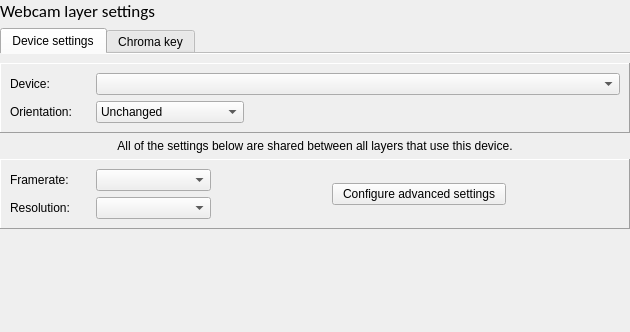
<?xml version="1.0" encoding="UTF-8"?>
<ui version="4.0">
 <class>WebcamLayerDialog</class>
 <widget class="QWidget" name="WebcamLayerDialog">
  <property name="geometry">
   <rect>
    <x>0</x>
    <y>0</y>
    <width>630</width>
    <height>332</height>
   </rect>
  </property>
  <property name="windowTitle">
   <string>Form</string>
  </property>
  <layout class="QVBoxLayout" name="verticalLayout">
   <property name="leftMargin">
    <number>0</number>
   </property>
   <property name="topMargin">
    <number>0</number>
   </property>
   <property name="rightMargin">
    <number>0</number>
   </property>
   <property name="bottomMargin">
    <number>0</number>
   </property>
   <item>
    <widget class="QLabel" name="label">
     <property name="font">
      <font>
       <family>Calibri</family>
       <pointsize>13</pointsize>
      </font>
     </property>
     <property name="text">
      <string>Webcam layer settings</string>
     </property>
    </widget>
   </item>
   <item>
    <widget class="QTabWidget" name="tabWidget">
     <property name="currentIndex">
      <number>0</number>
     </property>
     <property name="documentMode">
      <bool>true</bool>
     </property>
     <widget class="QWidget" name="tab">
      <attribute name="title">
       <string>Device settings</string>
      </attribute>
      <layout class="QVBoxLayout" name="verticalLayout_2">
       <property name="leftMargin">
        <number>0</number>
       </property>
       <property name="rightMargin">
        <number>0</number>
       </property>
       <property name="bottomMargin">
        <number>0</number>
       </property>
       <item>
        <widget class="StyledFrame" name="frame">
         <property name="frameShape">
          <enum>QFrame::Panel</enum>
         </property>
         <property name="frameShadow">
          <enum>QFrame::Raised</enum>
         </property>
         <layout class="QGridLayout" name="gridLayout" columnstretch="0,2,5">
          <item row="0" column="0">
           <widget class="QLabel" name="filenameLbl">
            <property name="minimumSize">
             <size>
              <width>80</width>
              <height>0</height>
             </size>
            </property>
            <property name="maximumSize">
             <size>
              <width>80</width>
              <height>16777215</height>
             </size>
            </property>
            <property name="text">
             <string>Device:</string>
            </property>
            <property name="buddy">
             <cstring>deviceCombo</cstring>
            </property>
           </widget>
          </item>
          <item row="1" column="1">
           <widget class="QComboBox" name="orientationCombo">
            <item>
             <property name="text">
              <string>Unchanged</string>
             </property>
            </item>
            <item>
             <property name="text">
              <string>Flipped vertically</string>
             </property>
            </item>
            <item>
             <property name="text">
              <string>Mirrored horizontally</string>
             </property>
            </item>
            <item>
             <property name="text">
              <string>Flipped and mirrored</string>
             </property>
            </item>
           </widget>
          </item>
          <item row="1" column="2">
           <spacer name="horizontalSpacer_2">
            <property name="orientation">
             <enum>Qt::Horizontal</enum>
            </property>
            <property name="sizeHint" stdset="0">
             <size>
              <width>40</width>
              <height>20</height>
             </size>
            </property>
           </spacer>
          </item>
          <item row="0" column="1" colspan="2">
           <widget class="QComboBox" name="deviceCombo"/>
          </item>
          <item row="1" column="0">
           <widget class="QLabel" name="label_6">
            <property name="text">
             <string>Orientation:</string>
            </property>
            <property name="buddy">
             <cstring>orientationCombo</cstring>
            </property>
           </widget>
          </item>
         </layout>
        </widget>
       </item>
       <item>
        <widget class="QLabel" name="label_5">
         <property name="text">
          <string>All of the settings below are shared between all layers that use this device.</string>
         </property>
         <property name="alignment">
          <set>Qt::AlignCenter</set>
         </property>
        </widget>
       </item>
       <item>
        <widget class="StyledFrame" name="frame_2">
         <property name="frameShape">
          <enum>QFrame::Panel</enum>
         </property>
         <property name="frameShadow">
          <enum>QFrame::Raised</enum>
         </property>
         <layout class="QGridLayout" name="gridLayout_2" columnstretch="0,2,7,0">
          <item row="0" column="2" rowspan="2">
           <widget class="QWidget" name="widget_2" native="true">
            <property name="sizePolicy">
             <sizepolicy hsizetype="MinimumExpanding" vsizetype="Preferred">
              <horstretch>0</horstretch>
              <verstretch>0</verstretch>
             </sizepolicy>
            </property>
            <layout class="QHBoxLayout" name="horizontalLayout">
             <property name="leftMargin">
              <number>0</number>
             </property>
             <property name="topMargin">
              <number>0</number>
             </property>
             <property name="rightMargin">
              <number>0</number>
             </property>
             <property name="bottomMargin">
              <number>0</number>
             </property>
             <item>
              <spacer name="horizontalSpacer">
               <property name="orientation">
                <enum>Qt::Horizontal</enum>
               </property>
               <property name="sizeHint" stdset="0">
                <size>
                 <width>40</width>
                 <height>20</height>
                </size>
               </property>
              </spacer>
             </item>
             <item>
              <widget class="QPushButton" name="configBtn">
               <property name="text">
                <string>  Configure advanced settings  </string>
               </property>
              </widget>
             </item>
             <item>
              <spacer name="horizontalSpacer_3">
               <property name="orientation">
                <enum>Qt::Horizontal</enum>
               </property>
               <property name="sizeHint" stdset="0">
                <size>
                 <width>40</width>
                 <height>20</height>
                </size>
               </property>
              </spacer>
             </item>
            </layout>
           </widget>
          </item>
          <item row="1" column="0">
           <widget class="QLabel" name="label_4">
            <property name="text">
             <string>Resolution:</string>
            </property>
            <property name="buddy">
             <cstring>resolutionCombo</cstring>
            </property>
           </widget>
          </item>
          <item row="0" column="0">
           <widget class="QLabel" name="label_3">
            <property name="minimumSize">
             <size>
              <width>80</width>
              <height>0</height>
             </size>
            </property>
            <property name="text">
             <string>Framerate:</string>
            </property>
            <property name="buddy">
             <cstring>framerateCombo</cstring>
            </property>
           </widget>
          </item>
          <item row="1" column="1">
           <widget class="QComboBox" name="resolutionCombo"/>
          </item>
          <item row="0" column="1">
           <widget class="QComboBox" name="framerateCombo"/>
          </item>
         </layout>
        </widget>
       </item>
       <item>
        <widget class="EmbossWidgetSmall" name="widget" native="true">
         <property name="sizePolicy">
          <sizepolicy hsizetype="Preferred" vsizetype="MinimumExpanding">
           <horstretch>0</horstretch>
           <verstretch>0</verstretch>
          </sizepolicy>
         </property>
        </widget>
       </item>
      </layout>
     </widget>
     <widget class="QWidget" name="tab_2">
      <attribute name="title">
       <string>Chroma key</string>
      </attribute>
      <layout class="QVBoxLayout" name="verticalLayout_3">
       <property name="leftMargin">
        <number>0</number>
       </property>
       <property name="rightMargin">
        <number>0</number>
       </property>
       <property name="bottomMargin">
        <number>0</number>
       </property>
       <item>
        <widget class="QLabel" name="label_2">
         <property name="text">
          <string>Not yet implemented :(</string>
         </property>
         <property name="alignment">
          <set>Qt::AlignCenter</set>
         </property>
        </widget>
       </item>
      </layout>
     </widget>
    </widget>
   </item>
  </layout>
 </widget>
 <customwidgets>
  <customwidget>
   <class>StyledFrame</class>
   <extends>QFrame</extends>
   <header>Widgets/styledframe.h</header>
   <container>1</container>
  </customwidget>
  <customwidget>
   <class>EmbossWidgetSmall</class>
   <extends>QWidget</extends>
   <header>Widgets/embosswidget.h</header>
   <container>1</container>
  </customwidget>
 </customwidgets>
 <tabstops>
  <tabstop>tabWidget</tabstop>
  <tabstop>deviceCombo</tabstop>
  <tabstop>orientationCombo</tabstop>
  <tabstop>framerateCombo</tabstop>
  <tabstop>resolutionCombo</tabstop>
  <tabstop>configBtn</tabstop>
 </tabstops>
 <resources/>
 <connections/>
</ui>
